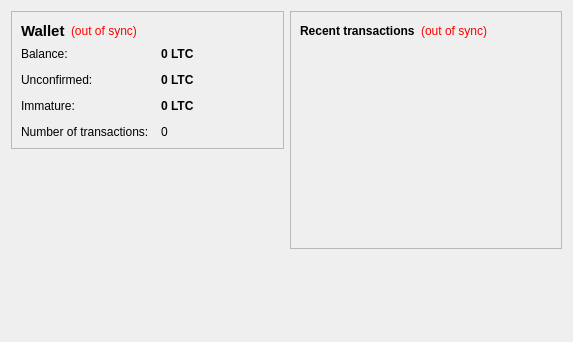
<?xml version="1.0" encoding="UTF-8"?>
<ui version="4.0">
 <class>OverviewPage</class>
 <widget class="QWidget" name="OverviewPage">
  <property name="geometry">
   <rect>
    <x>0</x>
    <y>0</y>
    <width>573</width>
    <height>342</height>
   </rect>
  </property>
  <property name="windowTitle">
   <string>Form</string>
  </property>
  <layout class="QHBoxLayout" name="horizontalLayout" stretch="1,1">
   <item>
    <layout class="QVBoxLayout" name="verticalLayout_2">
     <item>
      <widget class="QFrame" name="frame">
       <property name="frameShape">
        <enum>QFrame::StyledPanel</enum>
       </property>
       <property name="frameShadow">
        <enum>QFrame::Raised</enum>
       </property>
       <layout class="QVBoxLayout" name="verticalLayout_4">
        <item>
         <layout class="QHBoxLayout" name="horizontalLayout_4">
          <item>
           <widget class="QLabel" name="label_5">
            <property name="font">
             <font>
              <pointsize>11</pointsize>
              <weight>75</weight>
              <bold>true</bold>
             </font>
            </property>
            <property name="text">
             <string>Wallet</string>
            </property>
           </widget>
          </item>
          <item>
           <widget class="QLabel" name="labelWalletStatus">
            <property name="toolTip">
             <string>The displayed information may be out of date. Your wallet automatically synchronizes with the Primecoin network after a connection is established, but this process has not completed yet.</string>
            </property>
            <property name="styleSheet">
             <string notr="true">QLabel { color: red; }</string>
            </property>
            <property name="text">
             <string notr="true">(out of sync)</string>
            </property>
            <property name="alignment">
             <set>Qt::AlignLeading|Qt::AlignLeft|Qt::AlignVCenter</set>
            </property>
           </widget>
          </item>
          <item>
           <spacer name="horizontalSpacer_2">
            <property name="orientation">
             <enum>Qt::Horizontal</enum>
            </property>
            <property name="sizeHint" stdset="0">
             <size>
              <width>40</width>
              <height>20</height>
             </size>
            </property>
           </spacer>
          </item>
         </layout>
        </item>
        <item>
         <layout class="QFormLayout" name="formLayout_2">
          <property name="fieldGrowthPolicy">
           <enum>QFormLayout::AllNonFixedFieldsGrow</enum>
          </property>
          <property name="horizontalSpacing">
           <number>12</number>
          </property>
          <property name="verticalSpacing">
           <number>12</number>
          </property>
          <item row="0" column="0">
           <widget class="QLabel" name="label">
            <property name="text">
             <string>Balance:</string>
            </property>
           </widget>
          </item>
          <item row="0" column="1">
           <widget class="QLabel" name="labelBalance">
            <property name="font">
             <font>
              <weight>75</weight>
              <bold>true</bold>
             </font>
            </property>
            <property name="cursor">
             <cursorShape>IBeamCursor</cursorShape>
            </property>
            <property name="toolTip">
             <string>Your current balance</string>
            </property>
            <property name="text">
             <string notr="true">0 LTC</string>
            </property>
            <property name="textInteractionFlags">
             <set>Qt::LinksAccessibleByMouse|Qt::TextSelectableByKeyboard|Qt::TextSelectableByMouse</set>
            </property>
           </widget>
          </item>
          <item row="1" column="0">
           <widget class="QLabel" name="label_3">
            <property name="text">
             <string>Unconfirmed:</string>
            </property>
           </widget>
          </item>
          <item row="1" column="1">
           <widget class="QLabel" name="labelUnconfirmed">
            <property name="font">
             <font>
              <weight>75</weight>
              <bold>true</bold>
             </font>
            </property>
            <property name="cursor">
             <cursorShape>IBeamCursor</cursorShape>
            </property>
            <property name="toolTip">
             <string>Total of transactions that have yet to be confirmed, and do not yet count toward the current balance</string>
            </property>
            <property name="text">
             <string notr="true">0 LTC</string>
            </property>
            <property name="textInteractionFlags">
             <set>Qt::LinksAccessibleByMouse|Qt::TextSelectableByKeyboard|Qt::TextSelectableByMouse</set>
            </property>
           </widget>
          </item>
          <item row="3" column="0">
           <widget class="QLabel" name="label_2">
            <property name="text">
             <string>Number of transactions:</string>
            </property>
           </widget>
          </item>
          <item row="3" column="1">
           <widget class="QLabel" name="labelNumTransactions">
            <property name="toolTip">
             <string>Total number of transactions in wallet</string>
            </property>
            <property name="text">
             <string notr="true">0</string>
            </property>
           </widget>
          </item>
          <item row="2" column="0">
           <widget class="QLabel" name="labelImmatureText">
            <property name="text">
             <string>Immature:</string>
            </property>
           </widget>
          </item>
          <item row="2" column="1">
           <widget class="QLabel" name="labelImmature">
            <property name="font">
             <font>
              <weight>75</weight>
              <bold>true</bold>
             </font>
            </property>
            <property name="toolTip">
             <string>Mined balance that has not yet matured</string>
            </property>
            <property name="text">
             <string notr="true">0 LTC</string>
            </property>
            <property name="textInteractionFlags">
             <set>Qt::LinksAccessibleByMouse|Qt::TextSelectableByKeyboard|Qt::TextSelectableByMouse</set>
            </property>
           </widget>
          </item>
         </layout>
        </item>
       </layout>
      </widget>
     </item>
     <item>
      <spacer name="verticalSpacer">
       <property name="orientation">
        <enum>Qt::Vertical</enum>
       </property>
       <property name="sizeHint" stdset="0">
        <size>
         <width>20</width>
         <height>40</height>
        </size>
       </property>
      </spacer>
     </item>
    </layout>
   </item>
   <item>
    <layout class="QVBoxLayout" name="verticalLayout_3">
     <item>
      <widget class="QFrame" name="frame_2">
       <property name="frameShape">
        <enum>QFrame::StyledPanel</enum>
       </property>
       <property name="frameShadow">
        <enum>QFrame::Raised</enum>
       </property>
       <layout class="QVBoxLayout" name="verticalLayout">
        <item>
         <layout class="QHBoxLayout" name="horizontalLayout_2">
          <item>
           <widget class="QLabel" name="label_4">
            <property name="text">
             <string>&lt;b&gt;Recent transactions&lt;/b&gt;</string>
            </property>
           </widget>
          </item>
          <item>
           <widget class="QLabel" name="labelTransactionsStatus">
            <property name="toolTip">
             <string>The displayed information may be out of date. Your wallet automatically synchronizes with the Primecoin network after a connection is established, but this process has not completed yet.</string>
            </property>
            <property name="styleSheet">
             <string notr="true">QLabel { color: red; }</string>
            </property>
            <property name="text">
             <string notr="true">(out of sync)</string>
            </property>
            <property name="alignment">
             <set>Qt::AlignRight|Qt::AlignTrailing|Qt::AlignVCenter</set>
            </property>
           </widget>
          </item>
          <item>
           <spacer name="horizontalSpacer">
            <property name="orientation">
             <enum>Qt::Horizontal</enum>
            </property>
            <property name="sizeHint" stdset="0">
             <size>
              <width>40</width>
              <height>20</height>
             </size>
            </property>
           </spacer>
          </item>
         </layout>
        </item>
        <item>
         <widget class="QListView" name="listTransactions">
          <property name="styleSheet">
           <string notr="true">QListView { background: transparent; }</string>
          </property>
          <property name="frameShape">
           <enum>QFrame::NoFrame</enum>
          </property>
          <property name="verticalScrollBarPolicy">
           <enum>Qt::ScrollBarAlwaysOff</enum>
          </property>
          <property name="horizontalScrollBarPolicy">
           <enum>Qt::ScrollBarAlwaysOff</enum>
          </property>
          <property name="selectionMode">
           <enum>QAbstractItemView::NoSelection</enum>
          </property>
         </widget>
        </item>
       </layout>
      </widget>
     </item>
     <item>
      <spacer name="verticalSpacer_2">
       <property name="orientation">
        <enum>Qt::Vertical</enum>
       </property>
       <property name="sizeHint" stdset="0">
        <size>
         <width>20</width>
         <height>40</height>
        </size>
       </property>
      </spacer>
     </item>
    </layout>
   </item>
  </layout>
 </widget>
 <resources/>
 <connections/>
</ui>
